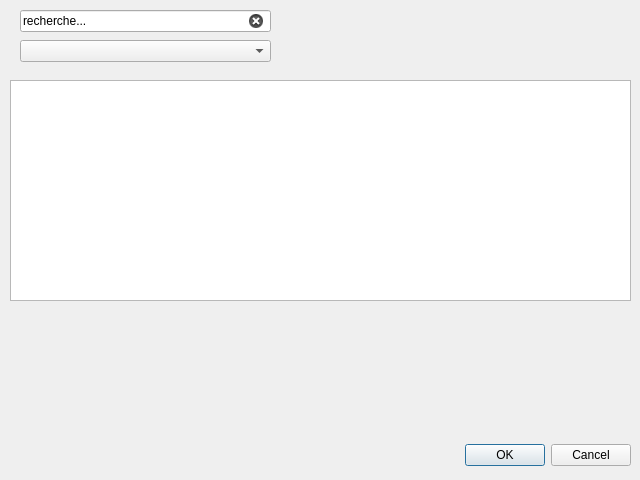
<?xml version="1.0" encoding="UTF-8"?>
<ui version="4.0">
 <class>devisafficher</class>
 <widget class="QDialog" name="devisafficher">
  <property name="geometry">
   <rect>
    <x>0</x>
    <y>0</y>
    <width>640</width>
    <height>480</height>
   </rect>
  </property>
  <property name="windowTitle">
   <string>Dialog</string>
  </property>
  <widget class="QDialogButtonBox" name="buttonBox">
   <property name="geometry">
    <rect>
     <x>10</x>
     <y>440</y>
     <width>621</width>
     <height>31</height>
    </rect>
   </property>
   <property name="orientation">
    <enum>Qt::Horizontal</enum>
   </property>
   <property name="standardButtons">
    <set>QDialogButtonBox::Cancel|QDialogButtonBox::Ok</set>
   </property>
  </widget>
  <widget class="QTableView" name="tableView">
   <property name="geometry">
    <rect>
     <x>10</x>
     <y>80</y>
     <width>621</width>
     <height>221</height>
    </rect>
   </property>
  </widget>
  <widget class="QLineEdit" name="lineEdit">
   <property name="enabled">
    <bool>true</bool>
   </property>
   <property name="geometry">
    <rect>
     <x>20</x>
     <y>10</y>
     <width>251</width>
     <height>22</height>
    </rect>
   </property>
   <property name="inputMask">
    <string/>
   </property>
   <property name="text">
    <string>recherche...</string>
   </property>
   <property name="dragEnabled">
    <bool>false</bool>
   </property>
   <property name="readOnly">
    <bool>false</bool>
   </property>
   <property name="clearButtonEnabled">
    <bool>true</bool>
   </property>
  </widget>
  <widget class="QComboBox" name="comboBox">
   <property name="geometry">
    <rect>
     <x>20</x>
     <y>40</y>
     <width>251</width>
     <height>22</height>
    </rect>
   </property>
   <property name="editable">
    <bool>false</bool>
   </property>
   <property name="currentIndex">
    <number>-1</number>
   </property>
   <property name="minimumContentsLength">
    <number>0</number>
   </property>
   <property name="modelColumn">
    <number>0</number>
   </property>
  </widget>
 </widget>
 <resources/>
 <connections>
  <connection>
   <sender>buttonBox</sender>
   <signal>accepted()</signal>
   <receiver>devisafficher</receiver>
   <slot>accept()</slot>
   <hints>
    <hint type="sourcelabel">
     <x>248</x>
     <y>254</y>
    </hint>
    <hint type="destinationlabel">
     <x>157</x>
     <y>274</y>
    </hint>
   </hints>
  </connection>
  <connection>
   <sender>buttonBox</sender>
   <signal>rejected()</signal>
   <receiver>devisafficher</receiver>
   <slot>reject()</slot>
   <hints>
    <hint type="sourcelabel">
     <x>316</x>
     <y>260</y>
    </hint>
    <hint type="destinationlabel">
     <x>286</x>
     <y>274</y>
    </hint>
   </hints>
  </connection>
 </connections>
</ui>
